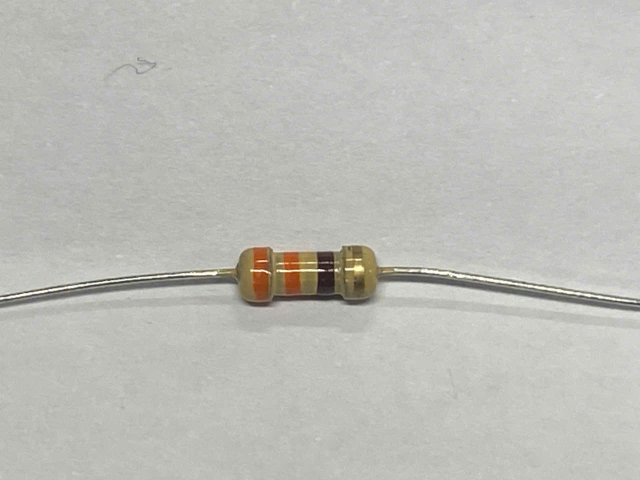
#> input picture bf6de6e8-d4d7-41e2-bbfd-c68a04da8762 (1).jpg, 1280 x 960 px, found by its file name (shown at 1/2 size)
$ python main.py
#> lines starting #> are read from the running program, lines starting #| are printed output that depends on the picture; after the words box and inside, x2 and y2 are one past the last pixel; in counts of white or black regions, pixels touching at a corner belong together
import numpy as np
import cv2

# Define color ranges in HSV for resistor bands
COLOR_RANGES = {
    "black": [(0, 0, 0), (180, 255, 50)],
#   "brown": [(10, 100, 20), (24, 255, 220)],
    "red": [(0, 120, 50), (10, 255, 255)],
    "orange": [(10, 200, 100), (25, 255, 255)],
    "yellow": [(25, 150, 150), (35, 255, 255)],
    "green": [(35, 100, 50), (85, 255, 255)],
    "blue": [(85, 100, 50), (125, 255, 255)],
    "violet": [(125, 50, 50), (150, 255, 255)],
#     "gray": [(0, 0, 50), (180, 50, 200)],
#     "white": [(0, 0, 200), (180, 30, 255)],
}


COLOR_VALUES = {
    "black": 0,
    "brown": 1,
    "red": 2,
    "orange": 3,
    "yellow": 4,
    "green": 5,
    "blue": 6,
    "violet": 7,
  #  "gray": 8,
  #  "white": 9,
}


def preprocess_image(image):

    resized = cv2.resize(image, (800, 400))
    blurred = cv2.GaussianBlur(image, (5, 5), 0)
    cv2.imshow("1",blurred);
    hsv = cv2.cvtColor(blurred, cv2.COLOR_BGR2HSV)
    cv2.imshow("2",hsv);
    return hsv, image


def merge_overlapping_bands(detected_colors):
    """
    Hợp nhất các dải màu gần nhau hoặc chồng lấn để tránh nhận diện trùng lặp.
    """
    merged_colors = []
    # Sắp xếp theo vị trí x (chiều ngang)
    detected_colors.sort(key=lambda item: item[1])  # Sort by x position

    for color, start, end in detected_colors:
        if not merged_colors or merged_colors[-1][2] < start - 10:  # Không trùng lặp
            # Nếu không có vùng chồng lấn, thêm vào danh sách mới
            merged_colors.append([color, start, end])
        else:
            # Nếu có vùng chồng lấn, hợp nhất với vùng trước đó
            merged_colors[-1][2] = max(merged_colors[-1][2], end)

    # Trả về danh sách dải màu đã hợp nhất
    return [(color, start) for color, start, _ in merged_colors]

def detect_colors(hsv_image, color_ranges, output_image):
    """
    Detect vertical color bands in the resistor image based on HSV ranges.
    Also, draw green rectangles around detected color bands.
    """
    detected_colors = []

    # Define region of interest (ROI)
    height, width, _ = hsv_image.shape
    roi_top = int(height * 0.4)
    roi_bottom = int(height * 0.8)
    roi = hsv_image[roi_top:roi_bottom, :]  # Extract the central region

    for color, (lower, upper) in color_ranges.items():
        lower_bound = np.array(lower, dtype=np.uint8)
        upper_bound = np.array(upper, dtype=np.uint8)

        # Create a mask for the current color
        mask = cv2.inRange(roi, lower_bound, upper_bound)

        # Morphological operations to reduce noise
        kernel = cv2.getStructuringElement(cv2.MORPH_RECT, (5, 5))
        mask = cv2.morphologyEx(mask, cv2.MORPH_CLOSE, kernel)

        # Find contours in the mask
        contours, _ = cv2.findContours(mask, cv2.RETR_EXTERNAL, cv2.CHAIN_APPROX_SIMPLE)

        for contour in contours:
            x, y, w, h = cv2.boundingRect(contour)
            area = w * h
            aspect_ratio = h / w if w != 0 else 0

            # Filter based on vertical aspect ratio and area
            if area > 150 and aspect_ratio > 0.7:  # Ensure band-like shape
                detected_colors.append((color, x, x + w))  # Save color with start and end positions

    # Hợp nhất các dải màu trùng lặp
    merged_colors = merge_overlapping_bands(detected_colors)

    # Vẽ các dải màu hợp nhất
    for color, x in merged_colors:
        x1, y1, x2, y2 = x, roi_top, x + 20, roi_bottom  # x + 20 là chiều rộng ước lượng
        cv2.rectangle(output_image, (x1, y1), (x2, y2), (0, 255, 0), 2)

    # Chỉ trả về danh sách các màu (không cần vị trí)
    return [color for color, _ in merged_colors]

def calculate_resistance(colors):

    if len(colors) < 3:
        return "Error: Not enough bands detected"

    try:
        resistance = 0
        if len(colors) == 3:
            # 4-band resistor
            value = COLOR_VALUES[colors[0]] * 10 + COLOR_VALUES[colors[1]]
            multiplier = 10 ** COLOR_VALUES[colors[2]]
            # tolerance = colors[3]
            resistance = value * multiplier

        elif len(colors) == 4:
            # 5-band resistor
            value = (
                COLOR_VALUES[colors[0]] * 100 +
                COLOR_VALUES[colors[1]] * 10 +
                COLOR_VALUES[colors[2]]
            )
            multiplier = 10 ** COLOR_VALUES[colors[3]]
            # tolerance = colors[4]
            resistance = value * multiplier

        unit = " Ohm"

        if resistance >= 1_000_000:
            resistance /= 1_000_000
            unit = " MOhm"
        elif resistance >= 1_000:
            resistance /= 1_000
            unit = " kOhm"

        return f"{resistance:.1f}{unit}"
    except KeyError:
        return "Error: Invalid color detected"


def main():

    image_path = "E:/Opencvpython/bf6de6e8-d4d7-41e2-bbfd-c68a04da8762 (1).jpg"
    image = cv2.imread(image_path)
#> image is the input picture: shape (960, 1280, 3); mean B, G, R 183.1, 188.5, 188.4

    if image is None:
        print("Error: Image not found.")
        return

    hsv_image, resized = preprocess_image(image)
#> in preprocess_image, `resized = cv2.resize(image, (800, 400))`:
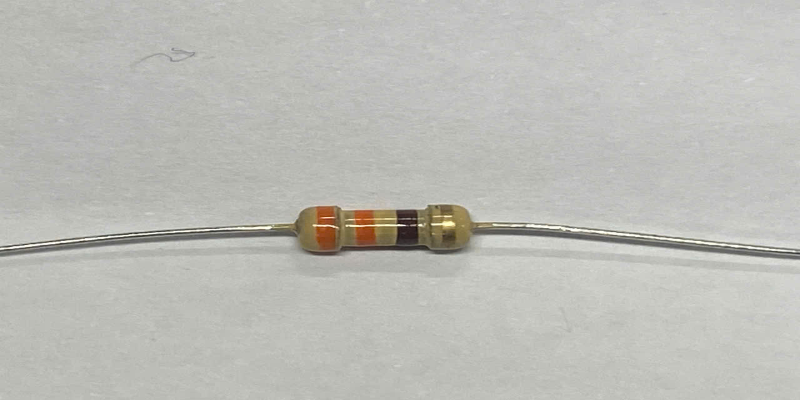
#> resized: shape (400, 800, 3); mean B, G, R 183.1, 188.5, 188.4
#> in preprocess_image, `hsv = cv2.cvtColor(blurred, cv2.COLOR_BGR2HSV)`: hsv: shape (960, 1280, 3); mean H, S, V 30.2, 8.9, 189.2
    detected_colors = detect_colors(hsv_image, COLOR_RANGES, resized)
#> in detect_colors, `roi = hsv_image[roi_top:roi_bottom, :]`: roi: shape (384, 1280, 3); mean H, S, V 31.6, 13.7, 185.1
#> the loop in detect_colors, `for color, (lower, upper) in color_ranges.items():` made 7 passes
#> pass 1, in detect_colors, `mask = cv2.inRange(roi, lower_bound, upper_bound)`:
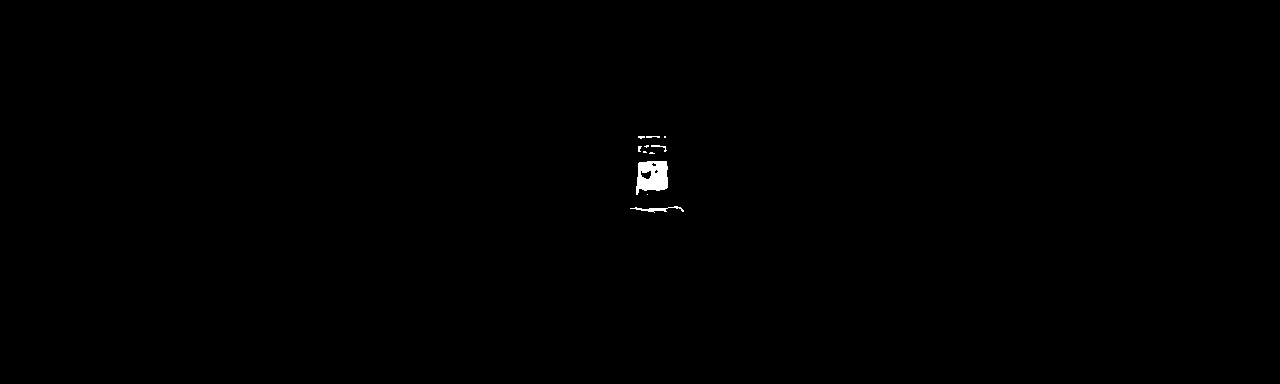
#> mask: shape (384, 1280); 0.22% white; 11 white regions (7 under 20 px), largest, box (x1, y1, x2, y2) and area: (636, 161, 668, 195) 810, (630, 206, 684, 213) 127, (651, 145, 667, 152) 34, (646, 136, 660, 138) 23
#> pass 2, in detect_colors, `mask = cv2.inRange(roi, lower_bound, upper_bound)`:
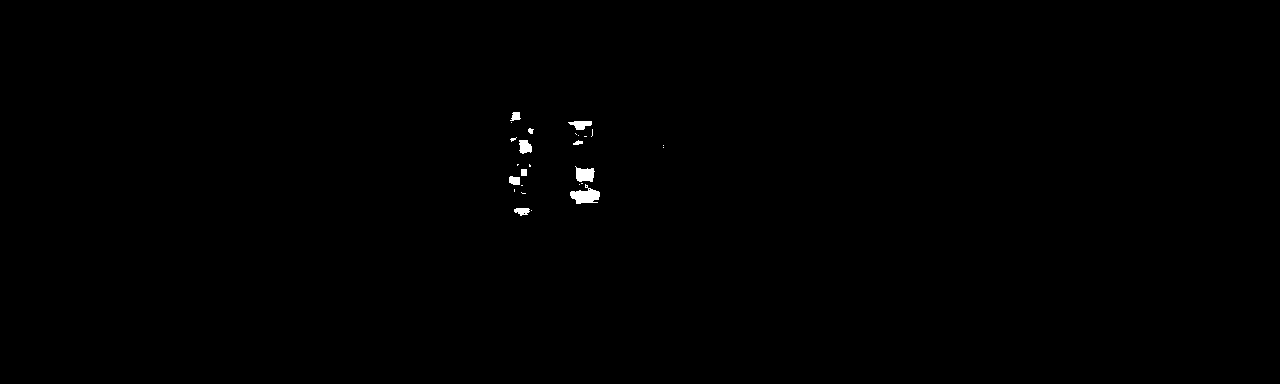
#> mask: shape (384, 1280); 0.25% white; 26 white regions (16 under 20 px), largest, box (x1, y1, x2, y2) and area: (570, 184, 600, 204) 343, (575, 166, 595, 182) 229, (519, 140, 532, 154) 142
#> after the loop in detect_colors, `for color, (lower, upper) in color_ranges.items():`: mask: shape (384, 1280); every value is 0
#> after the loop in detect_colors, `for color, (lower, upper) in color_ranges.items():`: detected_colors = [('black', 636, 668), ('red', 509, 520), ('red', 570, 600), ('red', 519, 532), ('orange', 570, 599), ('orange', 507, 536), ('orange', 569, 598)]
#> the loop in merge_overlapping_bands, `for color, start, end in detected_colors:` made 7 passes
#> after the loop in merge_overlapping_bands, `for color, start, end in detected_colors:`: merged_colors = [['orange', 507, 536], ['orange', 569, 600], ['black', 636, 668]]
#> in detect_colors, `merged_colors = merge_overlapping_bands(detected_colors)`: merged_colors = [('orange', 507), ('orange', 569), ('black', 636)]
#> the loop in detect_colors, `for color, x in merged_colors:` made 3 passes
#> (color, x, x1, x2) on passes 1 to 3: ('orange', 507, 507, 527), ('orange', 569, 569, 589), ('black', 636, 636, 656)
#> detected_colors = ['orange', 'orange', 'black']
    print("Detected colors:", detected_colors)
#| Detected colors: ['orange', 'orange', 'black']

    resistance = calculate_resistance(detected_colors)
#> in calculate_resistance, `value = COLOR_VALUES[colors[0]] * 10 + COLOR_VALUES[colors[1]]`: value = 33
#> in calculate_resistance, `multiplier = 10 ** COLOR_VALUES[colors[2]]`: multiplier = 1
#> in calculate_resistance, `resistance = value * multiplier`: resistance = 33
#> resistance = '33.0 Ohm'
    print("Resistance:", resistance)
#| Resistance: 33.0 Ohm

    # Draw detected bands and resistance
    for i, color in enumerate(detected_colors):
        cv2.putText(resized, color, (50, 50 + i * 30), cv2.FONT_HERSHEY_SIMPLEX, 1, (255, 0, 0), 2)
#> this loop made 3 passes
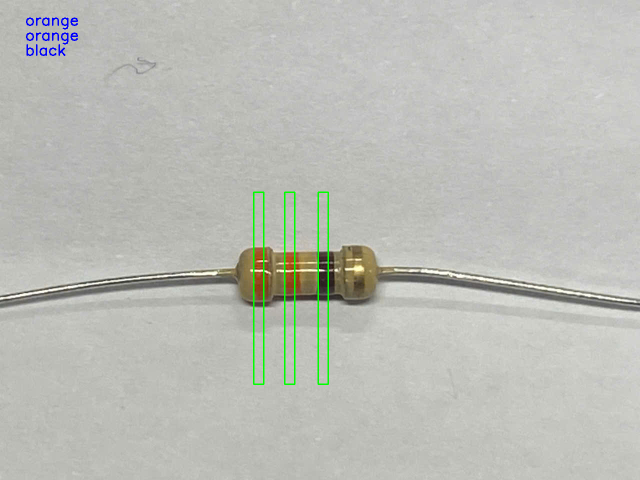
#> resized: shape (960, 1280, 3) (shown at 1/2 size); 0.77% of pixels changed, all inside (x1, y1, x2, y2) = (52, 35, 658, 770)

    cv2.putText(resized, resistance, (400, 100), cv2.FONT_HERSHEY_SIMPLEX, 1, (255, 0, 0), 2)
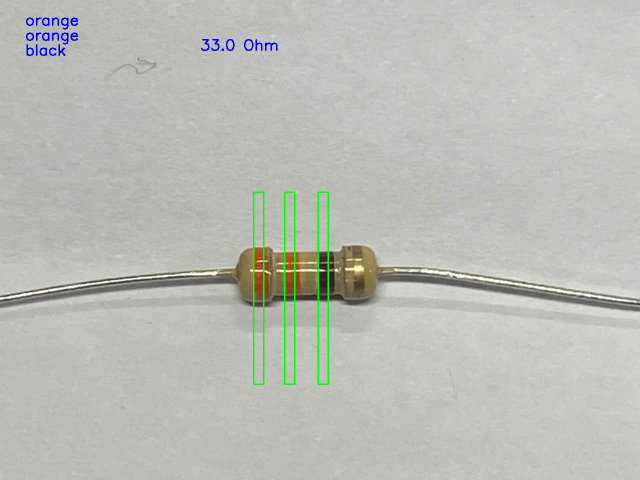
#> resized: shape (960, 1280, 3) (shown at 1/2 size); 0.08% of pixels changed, all inside (x1, y1, x2, y2) = (402, 78, 555, 102)
    cv2.imshow("Detected Colors and Resistance", resized)
    cv2.waitKey(0)
    cv2.destroyAllWindows()

if __name__ == "__main__":
    main()
